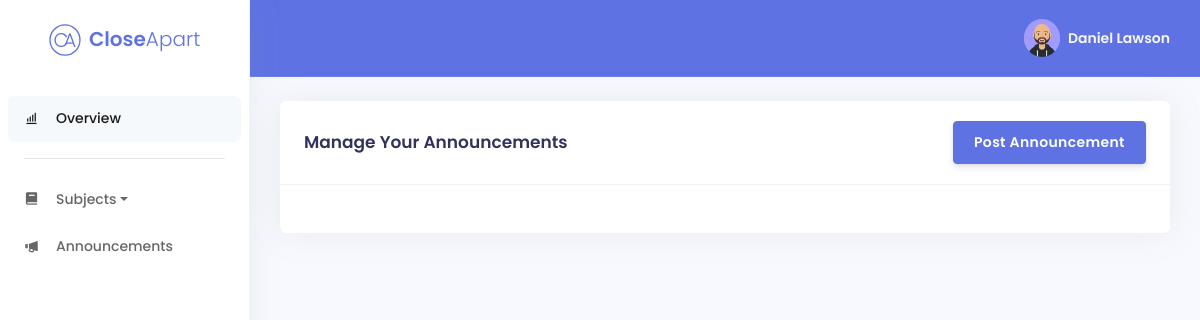
Page /staff/announcements/announcements.php (signed in) on the earlier database version.
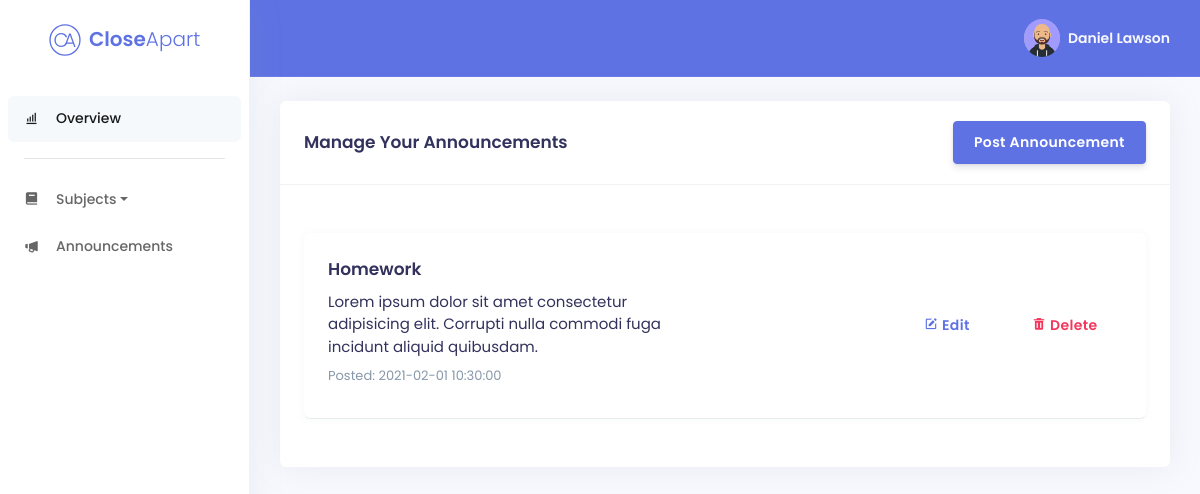
Same page on the later database version.
### tables this page shows
CREATE TABLE IF NOT EXISTS Announcements (
  announcement_id SMALLINT(3) NOT NULL AUTO_INCREMENT,
  announcement_subject VARCHAR(255) NOT NULL,
  announcement_description TEXT,
  created_at DATETIME DEFAULT CURRENT_TIMESTAMP,
  staff_email VARCHAR(255) NULL DEFAULT NULL,
PRIMARY KEY (announcement_id));

### staff/announcements/announcements.php (the view, shortened to what the changed rows need)
<?php
require('../../config/db.php');
function getStaffData($staffId) {
	require('../../config/db.php');
	$array = array();
	$query = mysqli_query($conn, "SELECT * FROM staff WHERE staff_id=" . $staffId);
	while ($row = mysqli_fetch_assoc($query)) {
		$array['staff_id'] = $row['staff_id'];
		$array['staff_fullname'] = $row['staff_fullname'];
		$array['staff_email'] = $row['staff_email'];
		$array['staff_password'] = $row['staff_password'];
		$array['staff_avatar'] = $row['staff_avatar'];
	}
	return $array;
}
function getId($email) {
	require('../../config/db.php');
	$query = mysqli_query($conn, "SELECT staff_id FROM staff WHERE staff_email='" . $email . "'");
	while ($row = mysqli_fetch_assoc($query)) {
		return $row['staff_id'];
	}
}
if (isset($_SESSION['staff_email'])) {
	$staffData = getStaffData(getId($_SESSION['staff_email']));
}
$query = "SELECT * FROM announcements WHERE staff_email='" . $staffData['staff_email'] . "' OR staff_email='" . $_SESSION['email'] . "' ORDER BY announcement_id ASC";
$result = mysqli_query($conn, $query);
$lists = mysqli_fetch_all($result, MYSQLI_ASSOC);
?>
<!DOCTYPE html>
<html lang="en">
<head>
	<link href='https://unpkg.com/boxicons@2.0.7/css/boxicons.min.css' rel='stylesheet'>
	<link rel="stylesheet" href="../../assets/css/argon.min.css">
	<link rel="stylesheet" type="text/css" href="https://cdn.datatables.net/1.10.23/css/dataTables.bootstrap4.min.css" />
</head>
<body>
	<div class="main-content">
		<div class="container-fluid mt-4">
			<div class="row">
				<div class="col-xl-12">
					<div class="card">
						<div class="card-body">
							<div class="row">
								<div class="col-md-12">
									<?php foreach($lists as $list) : ?>
									<div id="cardDiv" class="card my-4 border-bottom shadow-sm">
										<div id="cardPost" class="card-body">
											<div class="row">
												<div class="col">
													<h3 class="mr-3"><?php echo $list['announcement_subject'] ?></h3>
													<h4 class="font-weight-normal"><?php echo $list['announcement_description'] ?></h4>
													<h5 class="font-weight-normal mr-3 text-muted">Posted: <?php echo $list['created_at'] ?>
													</h5>
												</div>
												<div class="col d-flex flex-column justify-content-center align-items-end">
													<form method="POST" action="announcements.php">
														<a href="edit.php?id=<?php echo $list['announcement_id']?>"
															class="px-4 py-2 mr-2 btn text-primary shadow-none"><i class="bx bxs-edit"></i> Edit</a>
														<button type="submit" name="delete"
															class="text-danger px-4 py-2 btn text-primary shadow-none"><i class="bx bxs-trash"></i>
															Delete</button>
													</form>
												</div>
											</div>
										</div>
									</div>
									<?php endforeach; ?>
								</div>
							</div>
						</div>
					</div>
				</div>
			</div>
		</div>
	</div>
</body>
</html>

Differences in the rows shown:
added announcements: announcement_subject "Homework", announcement_description "Lorem ipsum dolor sit amet consectetur adipisicing elit. Corrupti nulla commodi fuga incidunt aliquid quibusdam.", created_at "2021-02-01 10:30:00"
